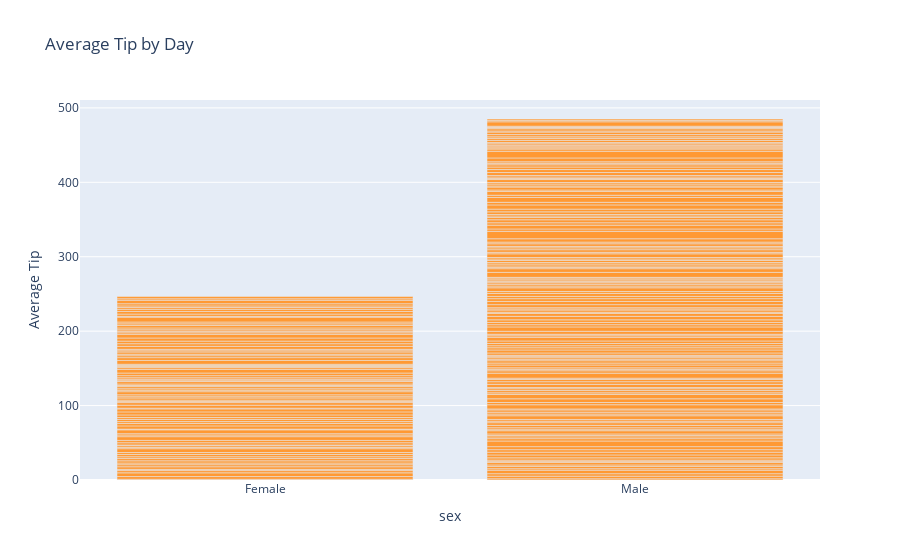

Notebook code cell kept with this figure:
### Code cell
fig = px.bar(tips.reset_index(), x='sex', y='tip', 
             title='Average Tip by Day',
             labels={'day': 'Day', 'tip': 'Average Tip'})
fig.update_traces(marker_color='rgba(255, 153, 51, 1.0)')
fig.show()

### Figure 1 — Plotly figure (JSON) as saved in the notebook; plotly's stock layout.template omitted (floating-point values rounded to 4 significant figures; data arrays with more than 128 entries replaced by an {"elided": "..."} marker saying what was removed)
{"data": [{"hovertemplate": "sex=%{x}<br>Average Tip=%{y}<extra></extra>", "legendgroup": "", "marker": {"color": "rgba(255, 153, 51, 1.0)", "pattern": {"shape": ""}}, "name": "", "orientation": "v", "showlegend": false, "textposition": "auto", "type": "bar", "x": {"elided": "244 str values"}, "xaxis": "x", "y": {"elided": "244 float values"}, "yaxis": "y"}], "layout": {"barmode": "relative", "legend": {"tracegroupgap": 0}, "title": {"text": "Average Tip by Day"}, "xaxis": {"anchor": "y", "domain": [0, 1], "title": {"text": "sex"}}, "yaxis": {"anchor": "x", "domain": [0, 1], "title": {"text": "Average Tip"}}}}
